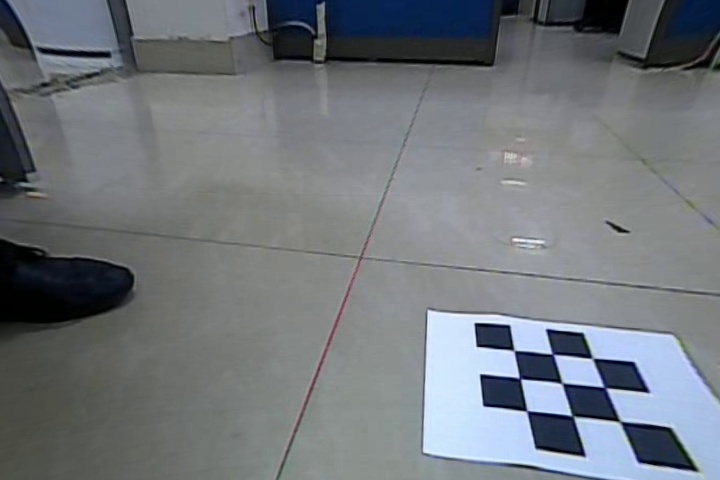
#> input picture Python/demo/left.jpg, 720 x 480 px
$ python findcorners.py
#> lines starting #> are read from the running program, lines starting #| are printed output that depends on the picture; long printed decimals are rounded
import cv2
img = cv2.imread("../left.jpg")
#> img is the input picture: shape (480, 720, 3); mean B, G, R 123.8, 118.4, 113.4
gray_img = cv2.cvtColor(img, cv2.COLOR_BGR2GRAY)
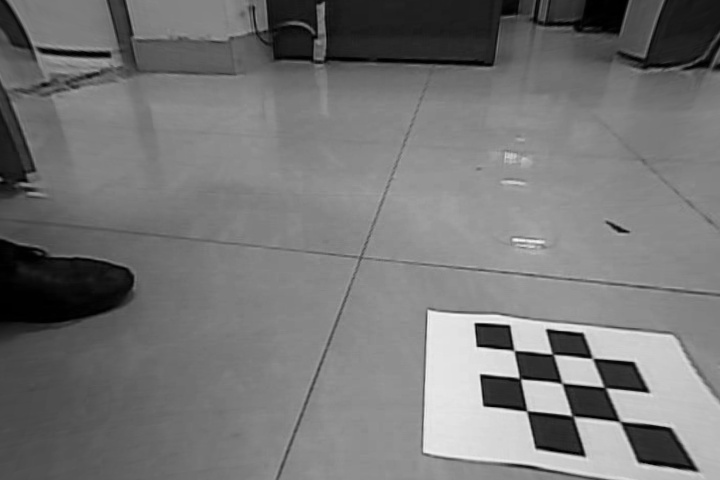
#> gray_img: shape (480, 720); min 0, max 244, mean 117.5
h, w = gray_img.shape[:2]
#> h = 480; w = 720
cv2.imshow("hh", gray_img)
cv2.waitKey(1000)
cv2.destroyAllWindows()
ret, cp_img = cv2.findChessboardCorners(gray_img, (3, 3), None)
#> ret = True; cp_img = [[514, 350.7], [552.5, 354.1], [592.3, 358.4], [520, 378.5], [561.8, 383.5], [604.8, 387.5], [526.6, 410.9], [572.1, 415.8], [619.8, 421.5]]
if ret:
    for i in range(0, len(cp_img)):
        if i in [0, 2, 6, 8]:
            print(cp_img[i])
#> this loop made 9 passes
#| [[514.0161  350.662]]
#| [[592.3235 358.3854]]
#| [[526.5501  410.927]]
#| [[619.7638  421.519]]

$ run again, with Python/demo/right.jpg copied over Python/demo/left.jpg
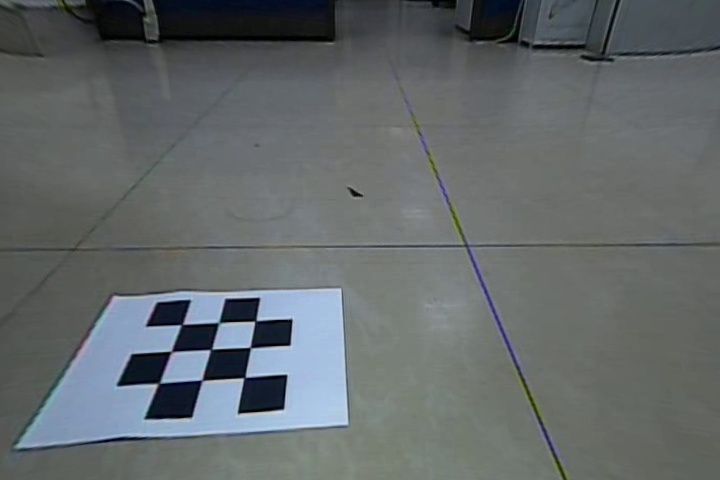
#> input picture Python/demo/right.jpg, 720 x 480 px
#> img is the input picture: shape (480, 720, 3); mean B, G, R 106.4, 104.6, 99.1
#> `gray_img = cv2.cvtColor(img, cv2.COLOR_BGR2GRAY)`:
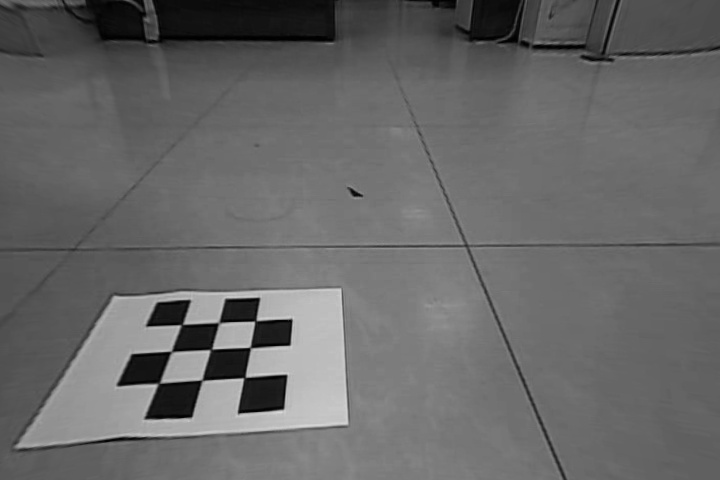
#> gray_img: shape (480, 720); min 0, max 219, mean 103.2
#> ret = True; cp_img = [[255.3, 320.9], [249.9, 347.4], [244.5, 377.6], [218.9, 322.7], [210.4, 349.6], [201.8, 380.1], [181.5, 324.7], [171.5, 351.5], [158.4, 383.5]]
#> the loop `for i in range(0, len(cp_img)):` made 9 passes
#| [[255.298 320.886]]
#| [[244.515 377.590]]
#| [[181.463 324.680]]
#| [[158.376 383.477]]
